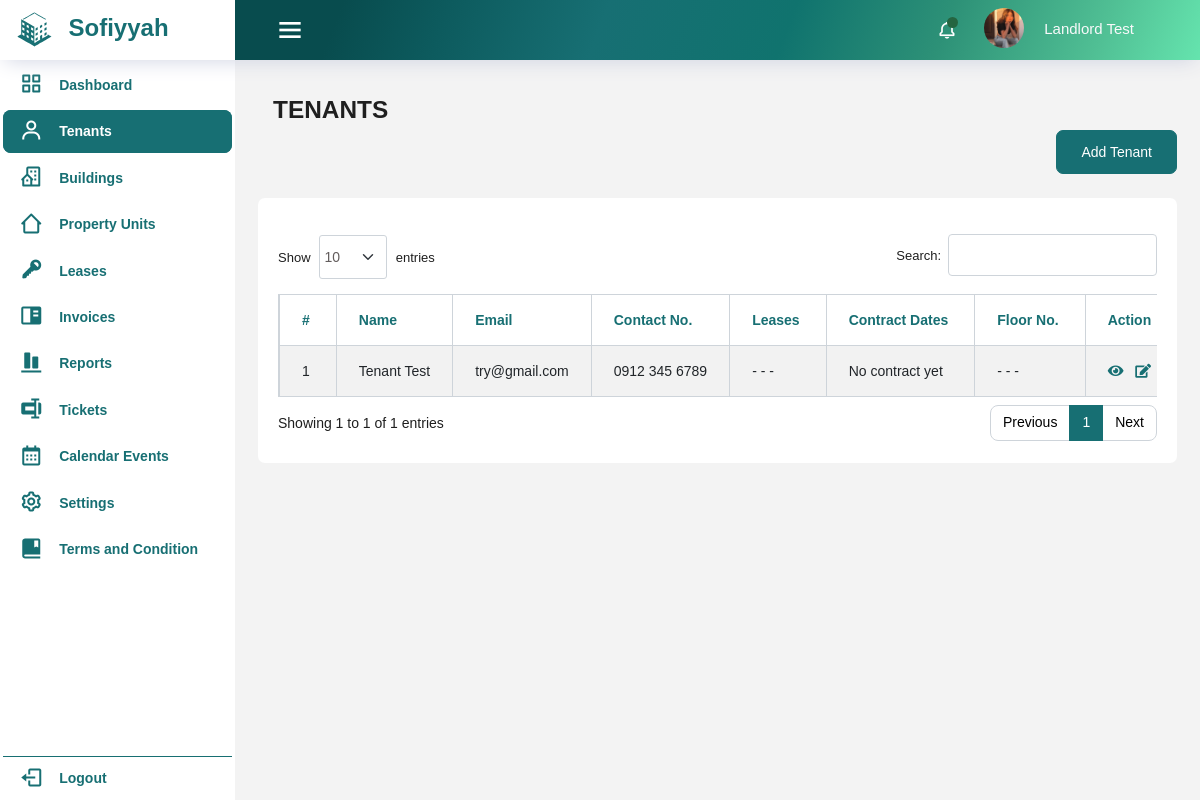
Screenshot of /tenant/tenants.php (signed in) with the database file from the repository.
### tables this page shows
CREATE TABLE `tenant` (
  `id` int(11) NOT NULL,
  `user_id` int(11) NOT NULL,
  `first_name` varchar(50) NOT NULL,
  `middle_name` varchar(50) DEFAULT NULL,
  `last_name` varchar(50) NOT NULL,
  `email` varchar(100) NOT NULL,
  `contact_no` varchar(20) NOT NULL,
  `relationship_status` varchar(100) NOT NULL,
  `type_of_household` varchar(100) NOT NULL,
  `previous_address` varchar(200) NOT NULL,
  `region` varchar(255) NOT NULL,
  `provinces` varchar(255) NOT NULL,
  `city` varchar(255) NOT NULL,
  `sex` varchar(50) DEFAULT NULL,
  `date_of_birth` date NOT NULL,
  `has_pet` varchar(100) NOT NULL,
  `number_of_pets` int(11) DEFAULT NULL,
  `type_of_pet` varchar(50) DEFAULT NULL,
  `is_smoking` varchar(10) NOT NULL,
  `has_vehicle` varchar(100) DEFAULT NULL,
  `vehicle_specification` varchar(50) DEFAULT NULL,
  `spouse_first_name` varchar(50) DEFAULT NULL,
  `spouse_last_name` varchar(50) DEFAULT NULL,
  `spouse_email` varchar(100) DEFAULT NULL,
  `spouse_num` varchar(20) DEFAULT NULL,
  `occupants` varchar(255) DEFAULT NULL,
  `occupants_relations` varchar(255) DEFAULT NULL,
  `emergency_contact_person` varchar(100) NOT NULL,
  `emergency_contact_number` varchar(20) NOT NULL,
  `profile_img` varchar(100) NOT NULL,
  `created_at` timestamp NOT NULL DEFAULT current_timestamp(),
  `updated_at` timestamp NOT NULL DEFAULT current_timestamp() ON UPDATE current_timestamp()
);

### tenant/tenants.php (the view, shortened to what this page needs)
<?php
    require_once '../includes/header.php';
    require_once '../includes/dbconfig.php';
?>
<body>
<div class="container-scroller">
  <?php
    require_once '../includes/navbar.php';
  ?>
  <div class="container-fluid page-body-wrapper">
  <?php
        if (isset($_SESSION['user_type'])) {
            if ($_SESSION['user_type'] == 'landlord') {
                require_once '../alandlord-dash/landlord_sidebar.php';
            } elseif ($_SESSION['user_type'] == 'admin') {
                require_once '../includes/sidebar.php';
            }
        } else {
        }
    ?>
    <div class="main-panel">
      <div class="content-wrapper">
        <div class="row">
          <div class="col-12 col-xl-8 mb-4 mb-xl-0">
            <h3 class="font-weight-bolder">TENANTS</h3>
          </div>
          <div class="add-tenant-container">
            <?php
               if($_SESSION['user_type'] == 'admin' || $_SESSION['user_type'] == 'landlord'){
            ?>
            <a href="add_tenant.php" class="btn btn-success btn-icon-text float-right">
              Add Tenant </a>
              <?php
                  }
              ?>
          </div>
        </div>
        <div class="row mt-4">
          <div class="card">
            <div class="card-body">
              <div class="table-responsive pt-3">
                <table id="example" class="table table-striped table-bordered dt-responsive nowrap" style="width:100%">
                  <thead>
                    <tr>
                      <th>#</th>
                      <th>Name</th>
                      <th>Email</th>
                      <th>Contact No.</th>
                      <th>Leases</th>
                      <th>Contract Dates</th>
                      <th>Floor No.</th>
                      <?php if($_SESSION['user_type'] == 'admin' || $_SESSION['user_type'] == 'landlord'){ ?>
                        <th>Action</th>
                      <?php } ?>
                    </tr>
                  </thead>
                  <tbody>
                    <?php
                      $sql = "SELECT tenant.*, COUNT(lease.id) AS lease_count,
                              DATE_FORMAT(MIN(lease.lease_start), '%M %d, %Y') AS lease_start,
                              DATE_FORMAT(MAX(lease.lease_end), '%M %d, %Y') AS lease_end,
                              property_units.floor_level
                              FROM tenant
                              LEFT JOIN lease ON lease.tenant_id = tenant.id
                              LEFT JOIN property_units ON property_units.id = lease.property_unit_id
                              GROUP BY tenant.id";
                      $result = mysqli_query($conn, $sql);
                      $i = 1;
                      if (mysqli_num_rows($result) > 0){
                          while ($row = mysqli_fetch_assoc($result)){
                            $actionButtons = ($_SESSION['user_type'] == 'admin' || $_SESSION['user_type'] == 'landlord') ?
                          '<div class="action">
                            <a class="me-2 green" href="view_tenant.php?id='.$row['id'].'"><i class="fas fa-eye"></i></a>
                            <a class="me-2 green" href="edit_tenant.php?id='.$row['id'].'"><i class="fas fa-edit"></i></a>
                            <a class="green action-delete" href="delete_tenant.php?id='.$row['id'].'"><i class="fas fa-trash"></i></a>
                          </div>' : '';
                          $leaseDates = ($row['lease_start'] !== null && $row['lease_end'] !== null) ? $row['lease_start'] . ' to ' . $row['lease_end'] : 'No contract yet';
                          $leaseCount = ($row['lease_count'] != 0) ? $row['lease_count'] : '- - -';
                          $floorlevel = ($row['floor_level'] != 0) ? $row['floor_level'] : '- - -';
                              echo '
                              <tr>
                                  <td>'.$i.'</td>
                                  <td>'.$row['first_name'].' '.$row['last_name'].'</td>
                                  <td>'.$row['email'].'</td>
                                  <td>'.$row['contact_no'].'</td>
                                  <td>'.$leaseCount.'</td>
                                  <td>'.$leaseDates.'</td>
                                  <td>'.$floorlevel.'</td>
                                  <td>'.$actionButtons.'</td>
                              </tr>';
                              $i++;
                          }
                      }
                    ?>
                  </tbody>
                </table>
              </div>
            </div>
          </div>

### css/custom.css (style rules this page uses)
:root { --fs-7: 13.4px; --fs-8: 9.2px; --fw-300: 300; --fw-500: 500; --fw-600: 600; --fw-700: 700; }
.mb-4 { font-weight: bold; }
*, *::before, *::after { box-sizing: border-box; }
.card { position: relative; display: flex; flex-direction: column; min-width: 0; word-wrap: break-word; background-color: #fff; background-clip: border-box; border: 1px solid rgba(0,0,0,.125); border-radius: 1rem; }
table.table-bordered.dataTable thead tr:first-child th, table.table-bordered.dataTable thead tr:first-child td { border-top-width: 1px; color: #176f73; font-weight: bolder; }
.action .me-2.green i { color: #176f73; }
.action .green i { color: rgb(240, 39, 39); }
.row>* { padding-left: calc(var(--bs-gutter-x) * .0); padding-right: calc(var(--bs-gutter-x) * .0); }
:root { --fc-small-font-size: .85em!important; --fc-page-bg-color: #fff!important; --fc-neutral-bg-color: hsla(0,0%,82%,.3)!important; --fc-neutral-text-color: grey!important; --fc-border-color: #ddd!important; --fc-button-text-color: #fff!important; --fc-button-bg-color: #2c3e50!important; --fc-button-border-color: #879baf6b!important; --fc-button-hover-bg-color: #2d6465!important; --fc-button-hover-border-color: #2d6465!important; --fc-button-active-bg-color: #115845e8!important; --fc-button-active-border-color: #115845e8!important; --fc-event-bg-color: #c3d837!important; --fc-event-border-color: #c3d837!important; --fc-event-text-color: #01105d!important; --fc-event-selected-overlay-color: rgba(0, 0, 0, 0.4)!important; --fc-more-link-bg-color: #d0d0d0!important; --fc-more-link-text-color: inherit!important; --fc-event-resizer-thickness: 8px!important; --fc-event-resizer-dot-total-width: 8px!important; --fc-event-resizer-dot-border-width: 1px!important; --fc-non-business-color: hsla(0,0%,84%,.3)!important; --fc-bg-event-color: #8be347!important; --fc-bg-event-opacity: 0.3!important; --fc-highlight-color: rgba(168, 232, 245, 0.3)!important; --fc-today-bg-color: rgb(46 112 179 / 10%)!important; --fc-now-indicator-color: red; }

### css/login.css (style rules this page uses)
.green { color: white; font-weight: 500; }

### rows the page displays
tenant: first_name "Tenant", last_name "Test", email "try@gmail.com", contact_no "0912 345 6789", leaseCount "- - -", leaseDates "No contract yet", floorlevel "- - -"

### other values shown
$_SESSION['username'] "Landlord Test"
